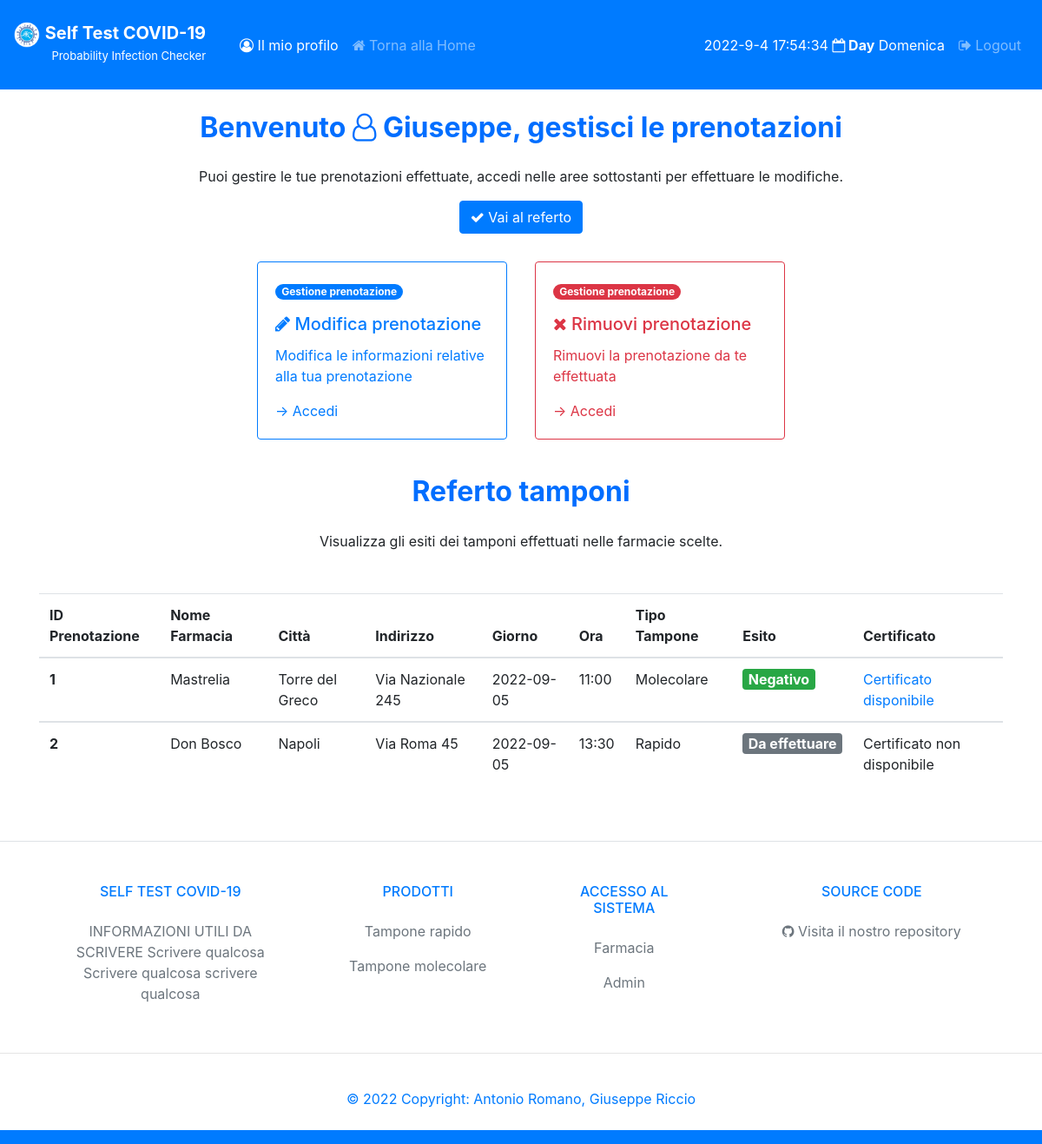
Screenshot of /dashboardPaziente (signed in) with the database file from the repository.
### tables this page shows
CREATE TABLE `Pazienti` (
	ID INTEGER PRIMARY KEY AUTOINCREMENT,
	Nome VARCHAR(50),
	Cognome VARCHAR(50),
	Email VARCHAR(50),
	PWD VARCHAR(50),
	CodiceFiscale VARCHAR(36),
	Telefono VARCHAR(10),
	UNIQUE(Email,PWD)
);

CREATE TABLE `Prenotazioni` (
	ID INTEGER PRIMARY KEY AUTOINCREMENT,
	Nome VARCHAR(50),
	Cognome VARCHAR(50),
	Email VARCHAR(50),
	CodiceFiscale VARCHAR(36),
	Telefono VARCHAR(10),
	Giorno DATE,
	Ora TIME,
	TipoTampone VARCHAR(10),
	EsitoTampone VARCHAR(20),
	ID_Farmacia INTEGER,
	ID_Paziente INTEGER,
	ID_Tampone INTEGER
);

CREATE TABLE `Farmacie` (
	ID INTEGER PRIMARY KEY AUTOINCREMENT,
	NomeFarmacia VARCHAR(50),
	Citta VARCHAR(50),
	CAP INT(5),
	Indirizzo VARCHAR(50),
	Email VARCHAR(50),
	PWD VARCHAR(50),
	UNIQUE(NomeFarmacia,Email)
);

### controllers/GestionePazienteRegistratoController.py (the view)
def dashPaziente():
    if 'loggedin' in session:
        connection = connectDB()
        esito = connection.execute('SELECT Prenotazioni.ID, NomeFarmacia, Citta, Indirizzo, Giorno, Ora, TipoTampone, EsitoTampone FROM Prenotazioni INNER JOIN Farmacie ON Prenotazioni.ID_Farmacia = Farmacie.ID AND Prenotazioni.ID_Paziente = ?',(session['id'],)).fetchall()
        nomepaziente = connection.execute('SELECT Nome FROM Pazienti WHERE ID = ?',(session['id'],)).fetchone()
        connection.close()
    else:
        return redirect('/loginPaziente')
    return render_template('/PazienteRegistratoView/dashboardPaziente.html', nomePaziente=nomepaziente['Nome'], esito=esito)

### models/DB.py (called while the page is built)
def connectDB():
    connection = sqlite3.connect('./models/selftestcovid19.db')
    connection.row_factory = sqlite3.Row
    return connection

### templates/PazienteRegistratoView/dashboardPaziente.html (shortened to what this page needs)
<!doctype html>
<html lang="it">
<head>
    <link rel="stylesheet" href="https://cdnjs.cloudflare.com/ajax/libs/font-awesome/4.7.0/css/font-awesome.min.css">
    <link rel="stylesheet" href="https://stackpath.bootstrapcdn.com/bootstrap/4.3.1/css/bootstrap.min.css">
</head>
<body>
    <nav class="navbar navbar-expand-lg navbar-dark bg-primary">
        <div style="margin-top: 10px; margin-right: 15px;">
            <a class="navbar-brand" href="#">
                <img src="/static/logo.png" width="30" height="30" alt="">
                <span style="margin-top: 10px; color: white; font-size: 20px ;"><b>Self Test COVID-19</b><br>
                    <p style="font-size: small; text-align: right;">Probability Infection Checker</p></a></span>
        </div>
        <div class="collapse navbar-collapse" id="navbarSupportedContent">
            <ul class="navbar-nav mr-auto">
                <li class="nav-item active">
                    <a class="nav-link" href="#"><i class="fa fa-user-circle-o" aria-hidden="true"></i> Il mio profilo
                        <span class="sr-only">(current)</span></a>
                </li>
                <li class="nav-item">
                    <a class="nav-link" href="/"><i class="fa fa-home" aria-hidden="true"></i> Torna alla Home</a>
                </li>
            </ul>
            <ul class="navbar-nav ml-auto">
                <li class="nav-item">
                    <h7 id="displayDateTime" class="nav-link text-white">
                </li>
                <li class="nav-item">
                    <a class="nav-link" href="/logout"><i class="fa fa-sign-out" aria-hidden="true"></i> Logout</a>
                </li>
            </ul>
        </div>
    </nav>
    <div class="container">
        <center>
            <h2 class="text-center" style="margin: 25px;"><b><span style="color: #006eff;">
                        Benvenuto <i class="fa fa-user-o" aria-hidden="true"></i> {{ nomePaziente }}, gestisci le
                        prenotazioni</span></b></h2>
            <h7>Puoi gestire le tue prenotazioni effettuate, accedi nelle aree sottostanti per effettuare le modifiche.
            </h7>
            <center><a href="#referti" class="btn btn-primary m-3" role="button">
                    <i class="fa fa-check" aria-hidden="true"></i> Vai al referto</a></center>
    </div>
    <div class="d-flex justify-content-center">
        <div class="card-deck">
            <div class="card border-primary m-3" style="max-width: 18rem;">
                <div class="card-body text-primary">
                    <span class="badge badge-pill badge-primary mb-3">Gestione prenotazione</span>
                    <h5 class="card-title"><i class="fa fa-pencil" aria-hidden="true"></i> Modifica prenotazione</h5>
                    <p class="card-text">Modifica le informazioni relative alla tua prenotazione</p>
                    <a href="/modificaPrenotazionePaziente" class="card-link text-primary">&#8594 Accedi</a>
                </div>
            </div>
            <div class="card border-danger m-3" style="max-width: 18rem;">
                <div class="card-body text-danger">
                    <span class="badge badge-pill badge-danger mb-3">Gestione prenotazione</span>
                    <h5 class="card-title"><i class="fa fa-times" aria-hidden="true"></i> Rimuovi prenotazione</h5>
                    <p class="card-text">Rimuovi la prenotazione da te effettuata</p>
                    <a href="/rimozionePrenotazionePaziente" class="card-link text-danger">&#8594 Accedi</a>
                </div>
            </div>
        </div>
    </div>
    <div class="container">
        <center>
            <h2 class="text-center" style="margin: 25px;"><b><span style="color: #006eff;">
                        Referto tamponi</span></b></h2>
            <h7>Visualizza gli esiti dei tamponi effettuati nelle farmacie scelte.</h7>
            <div class="d-flex justify-content-center mt-5 table-responsive">
                <table class="table">
                    <thead>
                        <tr>
                            <th scope="col">ID Prenotazione</th>
                            <th scope="col">Nome Farmacia</th>
                            <th scope="col">Città</th>
                            <th scope="col">Indirizzo</th>
                            <th scope="col">Giorno</th>
                            <th scope="col">Ora</th>
                            <th scope="col">Tipo Tampone</th>
                            <th scope="col">Esito</th>
                            <th scope="col">Certificato</th>
                        </tr>
                    </thead>
                    <tbody>
                        {% for esiti in esito %}
                        <tr>
                            <th scope="row">{{ esiti.ID }}</th>
                            <td>{{ esiti.NomeFarmacia }}</td>
                            <td>{{ esiti.Citta }}</td>
                            <td>{{ esiti.Indirizzo }}</td>
                            <td>{{ esiti.Giorno }}</td>
                            <td>{{ esiti.Ora }}</td>
                            <td>{{ esiti.TipoTampone }}</td>
                            <td>
                                {% if esiti.EsitoTampone == "Negativo" %}
                                <span class="badge bg-success text-white" style="font-size: 16px;">Negativo</span>
                                {% elif esiti.EsitoTampone == "Positivo" %}
                                <span class="badge bg-danger text-white" style="font-size: 16px;">Positivo </span>
                                {% elif esiti.EsitoTampone == "Da effettuare" %}
                                <span class="badge bg-secondary text-white" style="font-size: 16px;">Da
                                    effettuare</span>
                                {% elif esiti.EsitoTampone == "In analisi" %}
                                <span class="badge bg-primary text-white" style="font-size: 16px;">In Analisi</span>
                                {% endif %}
                            </td>
                            <td>
                                {% if (esiti.EsitoTampone == "Negativo") or (esiti.EsitoTampone == "Positivo") %}
                                <a href="/download/report/pdf/{{ esiti.ID }}"> Certificato disponibile </a>
                                {% else %}
                                <a> Certificato non disponibile </a>
                                {% endif %}
                            </td>
                        </tr>
                    </tbody>
                    {% endfor %}
                </table>
            </div>
        </center>
    </div>
</body>
<footer class="text-lg text-lg-start bg-white text-muted">
    <section class="d-flex justify-content-center justify-content-lg-between p-4 border-bottom">
    </section>
    <section class="">
        <div class="container text-center text-md-start mt-5">
            <div class="row mt-3">
                <div class="col-md-3 col-lg-4 col-xl-3 mx-auto mb-4">
                    <h6 class="text-uppercase fw-bold mb-4  text-primary">
                        Self Test COVID-19
                    </h6>
                    <p>
                        INFORMAZIONI UTILI DA SCRIVERE Scrivere qualcosa Scrivere qualcosa scrivere qualcosa
                    </p>
                </div>
                <div class="col-md-2 col-lg-2 col-xl-2 mx-auto mb-4">
                    <h6 class="text-uppercase fw-bold mb-4  text-primary">
                        Prodotti
                    </h6>
                    <p>
                        <a href="#!" class="text-reset">Tampone rapido</a>
                    </p>
                    <p>
                        <a href="#!" class="text-reset">Tampone molecolare</a>
                    </p>
                </div>
                <div class="col-md-3 col-lg-2 col-xl-2 mx-auto mb-4">
                    <h6 class="text-uppercase fw-bold mb-4  text-primary">
                        Accesso al sistema
                    </h6>
                    <p>
                        <a href="/loginFarmacia" class="text-reset">Farmacia</a>
                    </p>
                    <p>
                        <a href="/loginAdmin" class="text-reset">Admin</a>
                    </p>
                </div>
                <div class="col-md-4 col-lg-3 col-xl-3 mx-auto mb-md-0 mb-4">
                    <h6 class="text-uppercase fw-bold mb-4  text-primary">SOURCE CODE</h6>
                    <p><i class="fa fa-github"></i> Visita il nostro repository</p>
                </div>
            </div>
        </div>
    </section>
    <hr>
    <div class="text-center p-4  text-primary" style="background-color: rgba(255, 255, 255, 0.05);">
        © 2022 Copyright:
        <a class="text-reset fw-bold">Antonio Romano, Giuseppe Riccio</a>
    </div>
</footer>
<nav class="navbar navbar-expand-lg navbar-dark bg-primary">
</nav>
</body>
</html>

### rows the page displays
Pazienti: Nome "Giuseppe"
Prenotazioni: ID "1", NomeFarmacia "Mastrelia", Citta "Torre del Greco", Indirizzo "Via Nazionale 245", Giorno "2022-09-05", Ora "11:00", TipoTampone "Molecolare", EsitoTampone "Negativo"
Prenotazioni: ID "2", NomeFarmacia "Don Bosco", Citta "Napoli", Indirizzo "Via Roma 45", Giorno "2022-09-05", Ora "13:30", TipoTampone "Rapido", EsitoTampone "Da effettuare"
